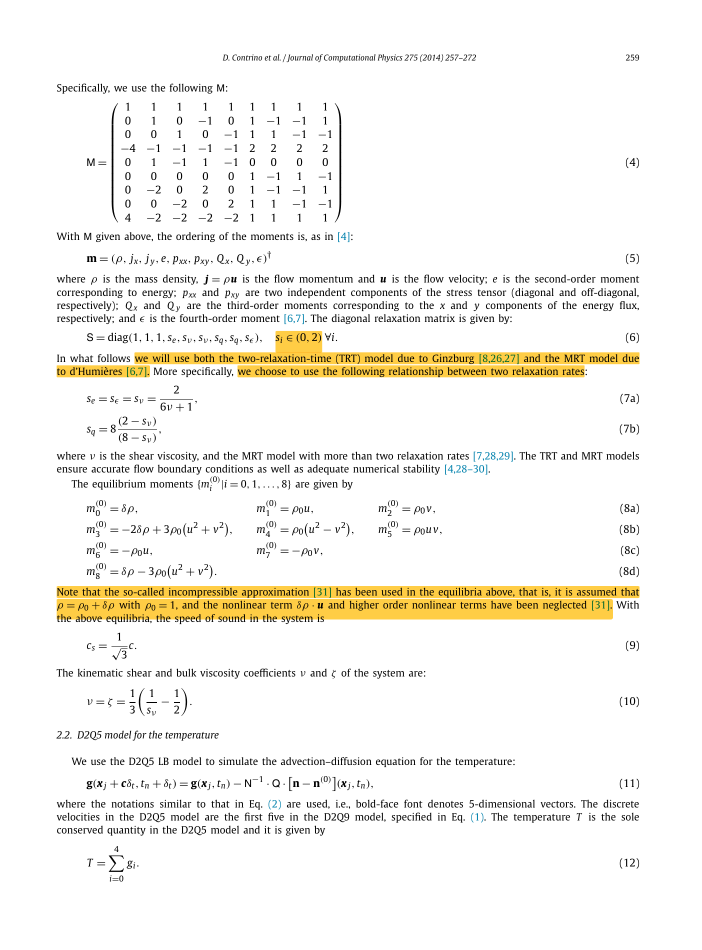
#> input picture 2DRB/TRT零基础推导/tmp/pdfs/core/rendered/contrino2014-pdf-p3.png, 1404 x 1900 px (shown at 1/2 size)
$ python -i pdf_page_qa.py   (imports and definitions only)
#> lines starting #> are read from the running program, lines starting #| are printed output that depends on the picture
from __future__ import annotations

import argparse
import csv
import math
import re
from pathlib import Path

from PIL import Image, ImageChops, ImageDraw, ImageFont, ImageStat


def page_number(path: Path) -> int:
    match = re.search(r"(\d+)$", path.stem)
    if not match:
        raise ValueError(f"No page number in {path.name}")
    return int(match.group(1))


def page_metrics(path: Path) -> dict[str, object]:
    with Image.open(path) as source:
#> source is the input picture: PIL image 1404x1900 RGB; mean R, G, B 246.7, 244.8, 239.4
        image = source.convert("L")
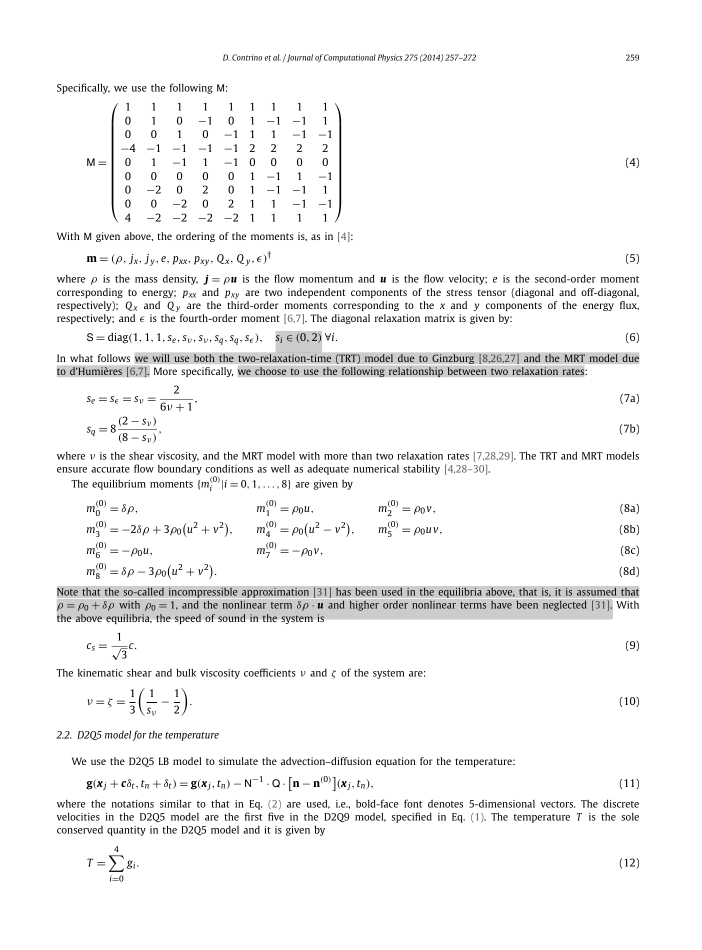
#> image: PIL image 1404x1900 L (shown at 1/2 size); min 0, max 255, mean 244.8
        width, height = image.size
#> width = 1404; height = 1900
        white = Image.new("L", image.size, 255)
#> white: PIL image 1404x1900 L; every value is 255
        difference = ImageChops.difference(image, white)
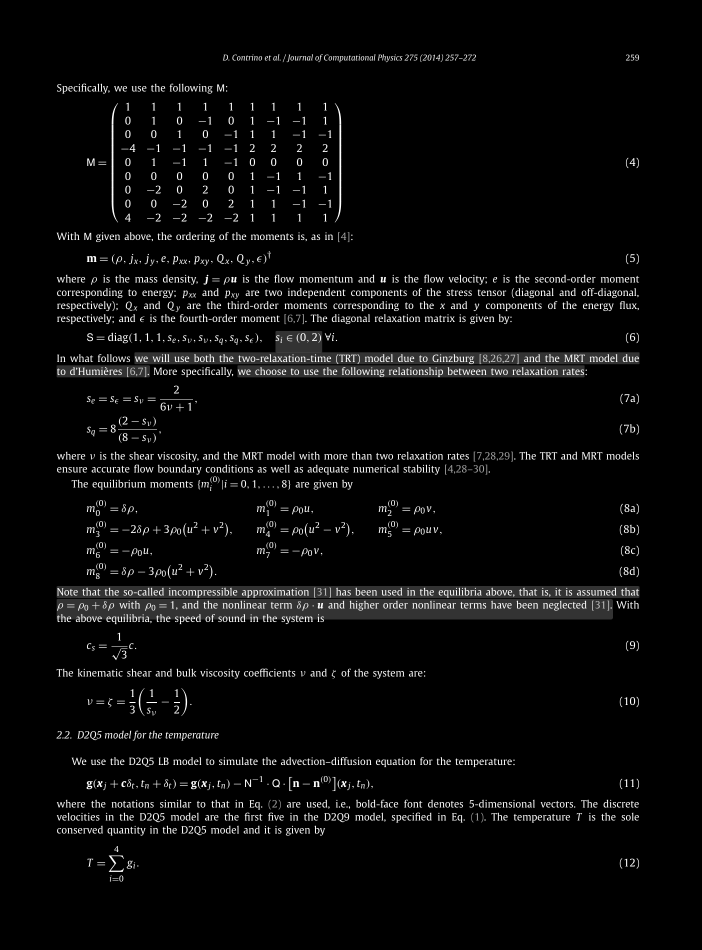
#> difference: PIL image 1404x1900 L (shown at 1/2 size); min 0, max 255, mean 10.2
        bbox = difference.point(lambda value: 255 if value > 10 else 0).getbbox()
#> bbox = (112, 108, 1279, 1764)
        histogram = image.histogram()
#> histogram = 256 values, max 2421861 at index 255, min 180 at index 161, mean 10420.3
        dark_pixels = sum(histogram[:245])
#> dark_pixels = 235566
        ink_ratio = dark_pixels / (width * height)
#> ink_ratio = 0.0883
        mean = ImageStat.Stat(image).mean[0]
#> mean = 244.8
        if bbox is None:
            margins = (width, height, width, height)
        else:
            left, top, right, bottom = bbox
#> left = 112; top = 108; right = 1279; bottom = 1764
            margins = (left, top, width - right, height - bottom)
#> margins = (112, 108, 125, 136)
        border = 3
        border_crops = (
            image.crop((0, 0, width, border)),
            image.crop((0, height - border, width, height)),
            image.crop((0, 0, border, height)),
            image.crop((width - border, 0, width, height)),
        )
        border_dark = 0
        border_total = 0
        for crop in border_crops:
            hist = crop.histogram()
            border_dark += sum(hist[:245])
            border_total += crop.width * crop.height
#> this loop made 4 passes
#> border_total on passes 1 to 4: 4212, 8424, 14124, 19824
#> after the loop, border_dark = 0; border_total = 19824
        return {
            "page": page_number(path),
            "file": path.name,
            "width": width,
            "height": height,
            "mean_gray": round(mean, 3),
            "ink_ratio": round(ink_ratio, 6),
            "margin_left": margins[0],
            "margin_top": margins[1],
            "margin_right": margins[2],
            "margin_bottom": margins[3],
            "border_dark_ratio": round(border_dark / border_total, 8),
        }


# [82 lines left out: functions make_contact_sheet, main, not called in this run]


# [2 lines not run here, left out]

#> (the run stopped early here; a loop or call above may not have finished)

$ run again, on 2DRB/TRT零基础推导/tmp/pdfs/core/rendered/contrino2014-pdf-p7.png
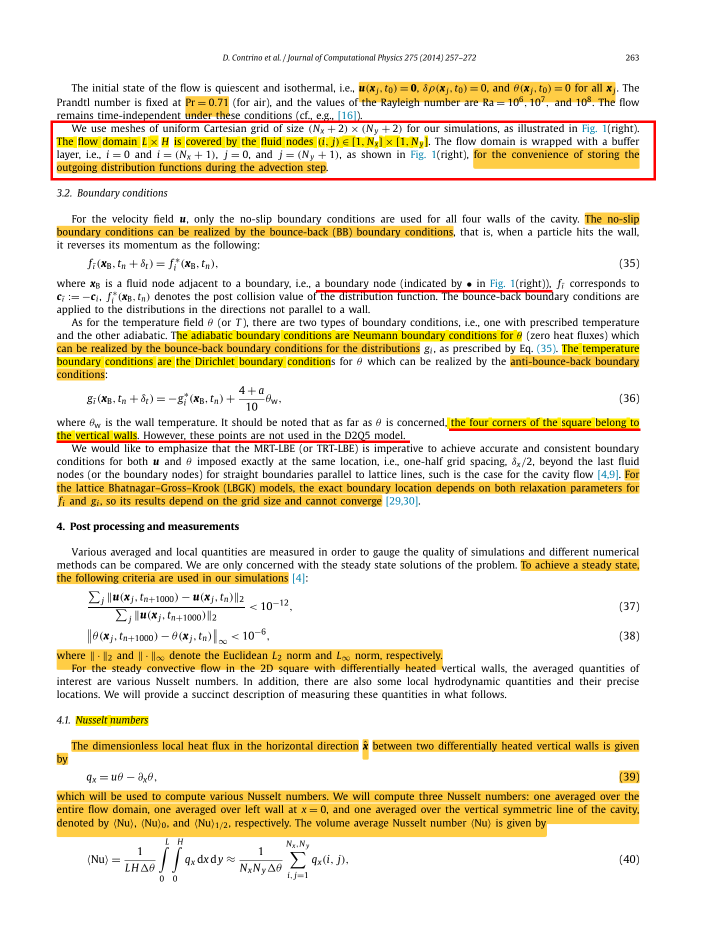
#> input picture 2DRB/TRT零基础推导/tmp/pdfs/core/rendered/contrino2014-pdf-p7.png, 1404 x 1900 px (shown at 1/2 size)
#> in page_metrics, source is the input picture: PIL image 1404x1900 RGB; mean R, G, B 241.1, 233.7, 215.4
#> in page_metrics, `image = source.convert("L")`:
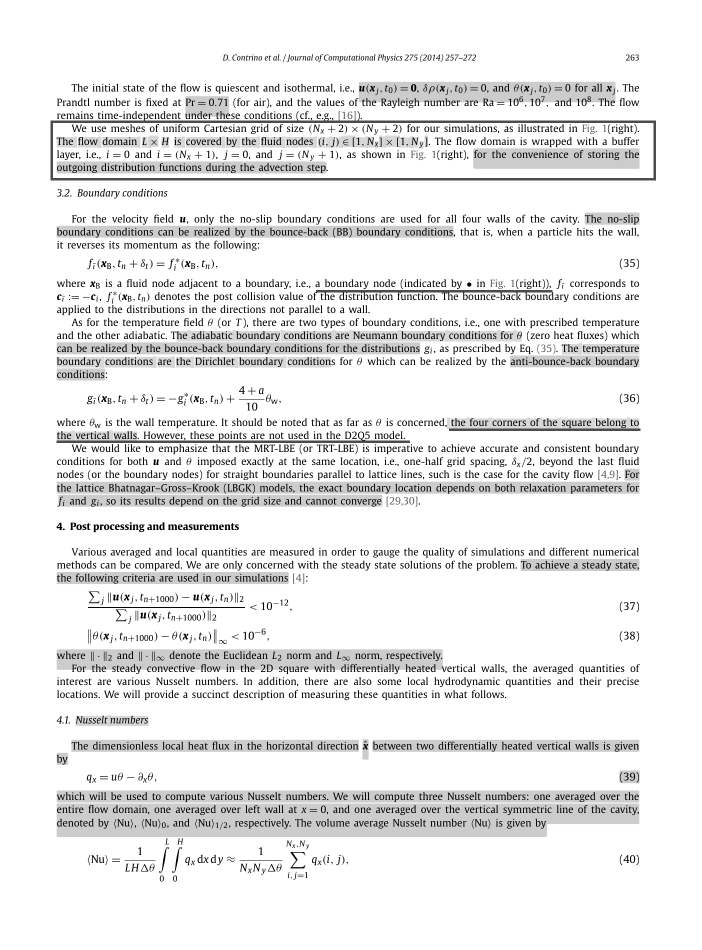
#> image: PIL image 1404x1900 L (shown at 1/2 size); min 0, max 255, mean 233.8
#> white: PIL image 1404x1900 L; every value is 255
#> in page_metrics, `difference = ImageChops.difference(image, white)`:
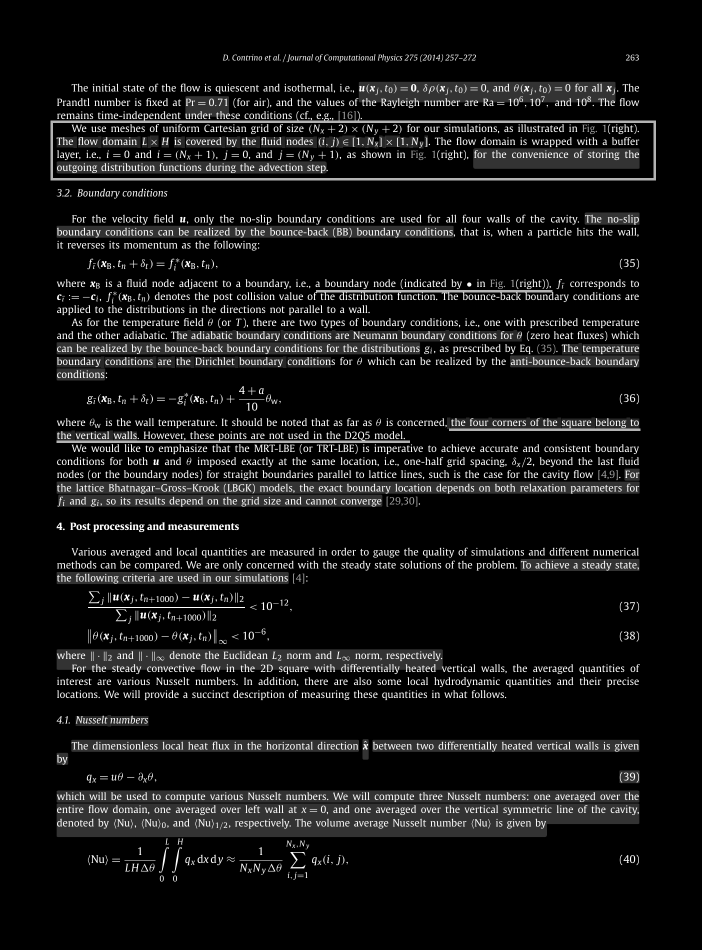
#> difference: PIL image 1404x1900 L (shown at 1/2 size); min 0, max 255, mean 21.2
#> bbox = (101, 108, 1312, 1764)
#> histogram = 256 values, max 2104248 at index 255, min 238 at index 225, mean 10420.3
#> dark_pixels = 549337
#> ink_ratio = 0.206
#> mean = 233.8
#> left = 101; top = 108; right = 1312; bottom = 1764
#> margins = (101, 108, 92, 136)
#> the loop in page_metrics, `for crop in border_crops:` made 4 passes
#> border_total on passes 1 to 4: 4212, 8424, 14124, 19824
#> after the loop in page_metrics, `for crop in border_crops:`: border_dark = 0; border_total = 19824

$ run again, on 2DRB/TRT零基础推导/tmp/pdfs/core/rendered/dubois2009-pdf-p11.png
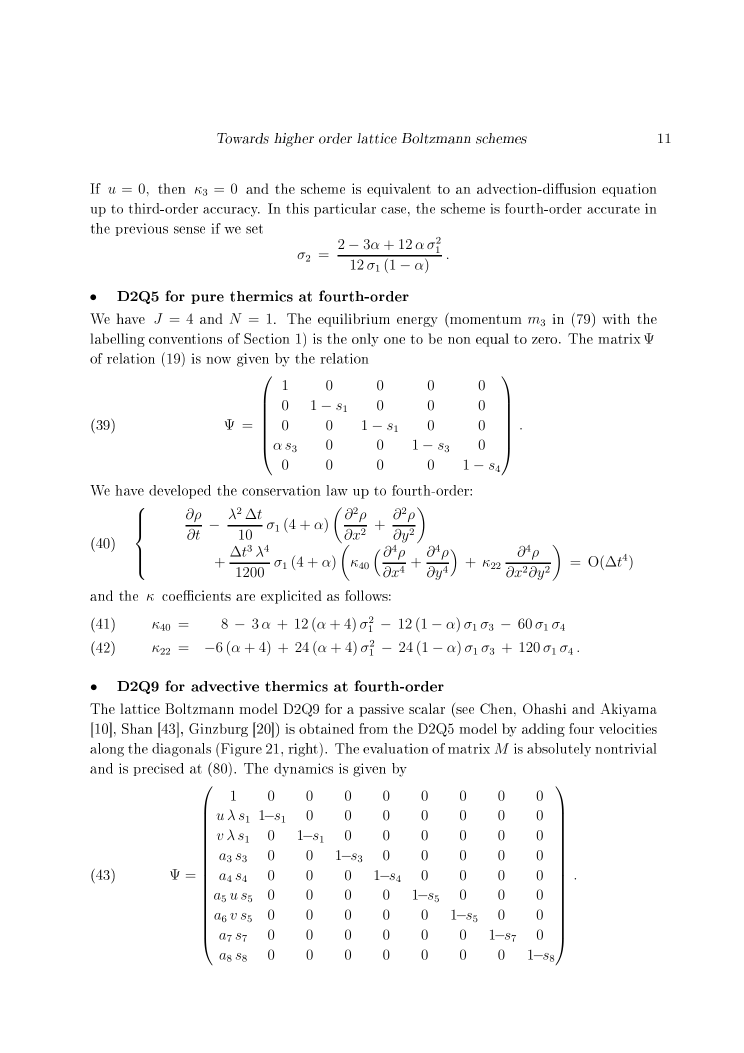
#> input picture 2DRB/TRT零基础推导/tmp/pdfs/core/rendered/dubois2009-pdf-p11.png, 1488 x 2105 px (shown at 1/2 size)
#> in page_metrics, source is the input picture: PIL image 1488x2105 RGB; min 0, max 255, mean 248.7
#> white: PIL image 1488x2105 L; every value is 255
#> in page_metrics, `difference = ImageChops.difference(image, white)`:
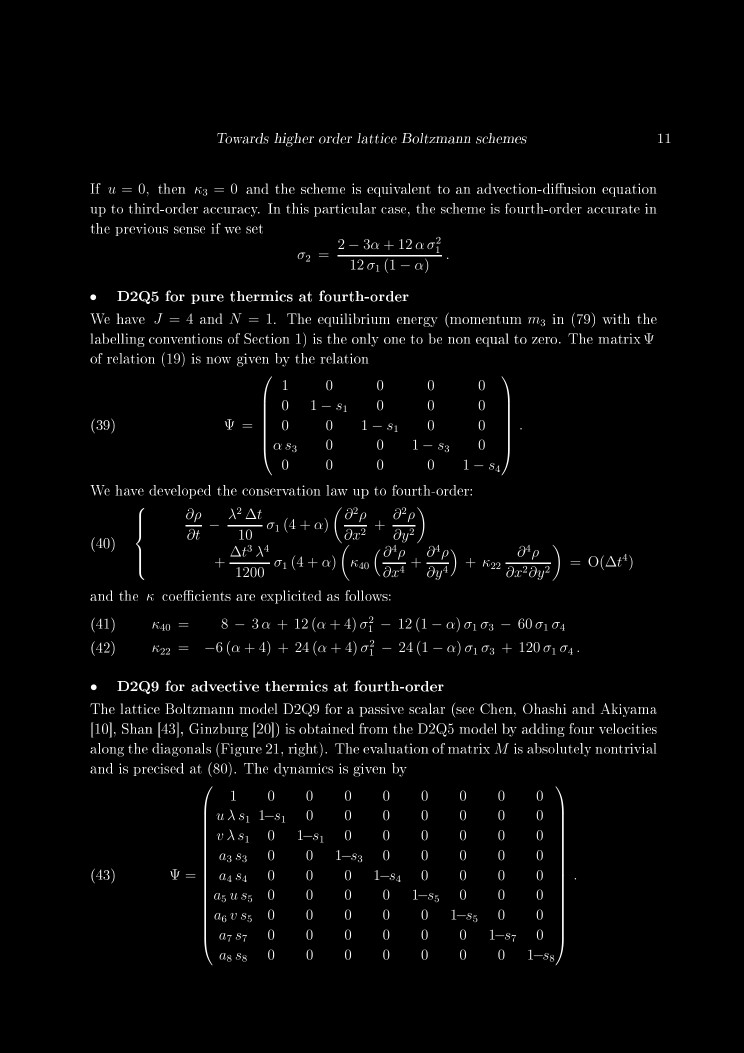
#> difference: PIL image 1488x2105 L (shown at 1/2 size); min 0, max 255, mean 6.3
#> bbox = (180, 266, 1341, 1931)
#> histogram = 256 values, max 3014572 at index 255, min 47 at index 207, mean 12235.3
#> dark_pixels = 114032
#> ink_ratio = 0.0364
#> mean = 248.7
#> left = 180; top = 266; right = 1341; bottom = 1931
#> margins = (180, 266, 147, 174)
#> the loop in page_metrics, `for crop in border_crops:` made 4 passes
#> border_total on passes 1 to 4: 4464, 8928, 15243, 21558
#> after the loop in page_metrics, `for crop in border_crops:`: border_dark = 0; border_total = 21558

$ run again, on 2DRB/TRT零基础推导/tmp/pdfs/core/rendered/dubois2009-pdf-p16.png
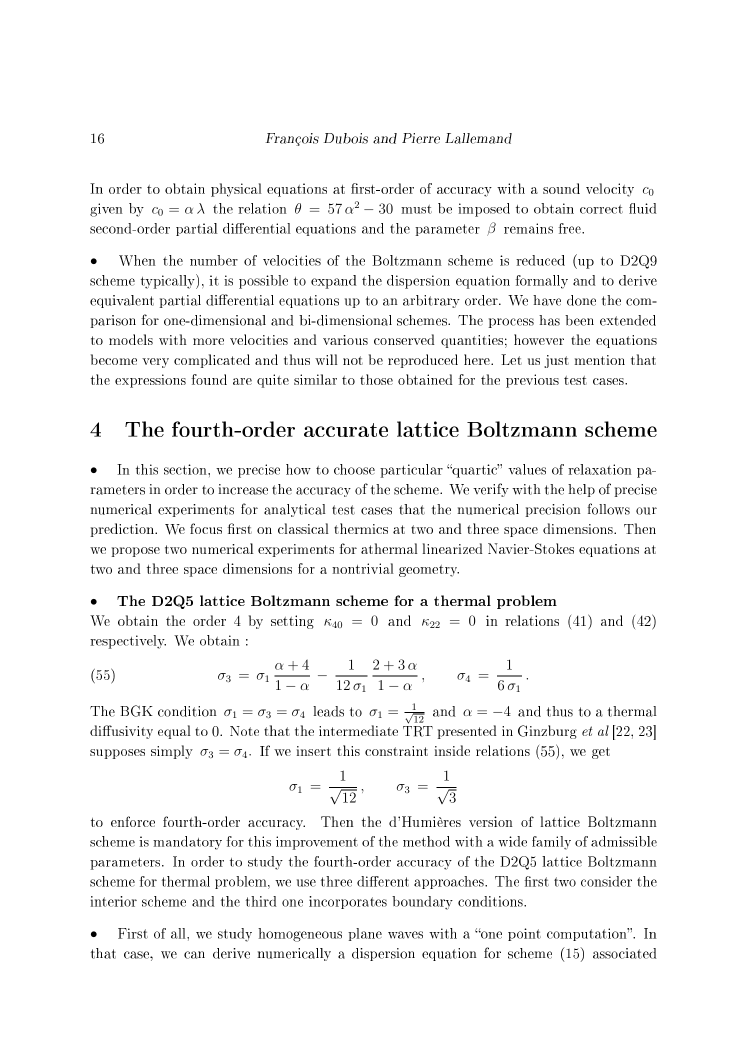
#> input picture 2DRB/TRT零基础推导/tmp/pdfs/core/rendered/dubois2009-pdf-p16.png, 1488 x 2105 px (shown at 1/2 size)
#> in page_metrics, source is the input picture: PIL image 1488x2105 RGB; min 0, max 255, mean 244.7
#> white: PIL image 1488x2105 L; every value is 255
#> in page_metrics, `difference = ImageChops.difference(image, white)`:
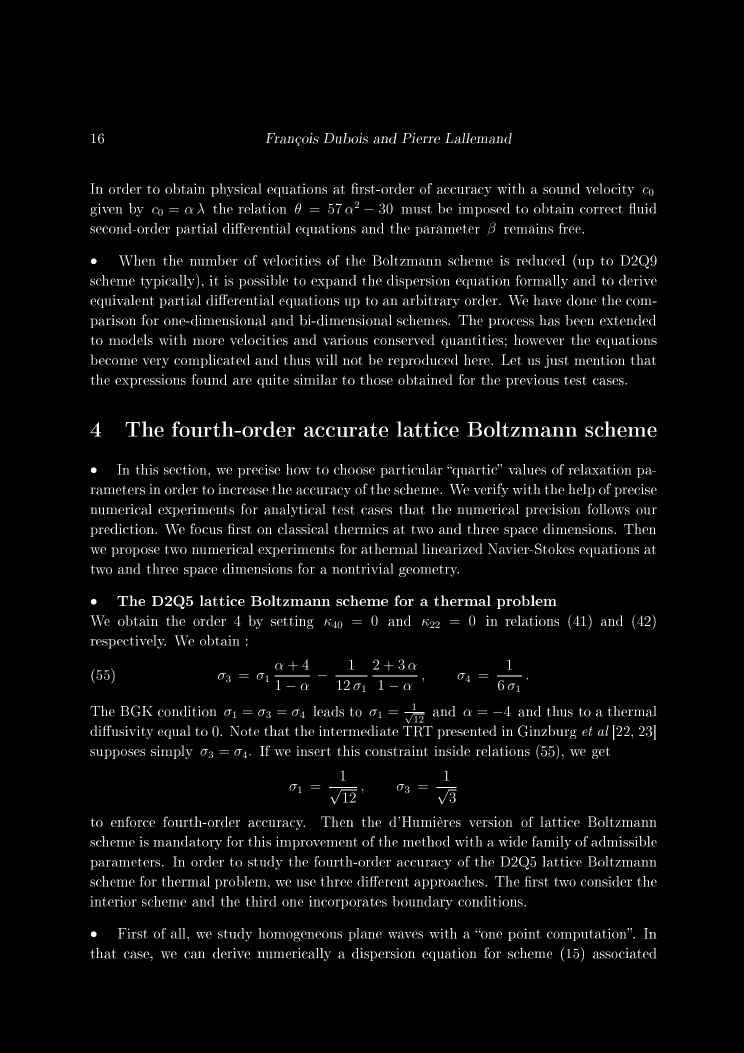
#> difference: PIL image 1488x2105 L (shown at 1/2 size); min 0, max 255, mean 10.3
#> bbox = (181, 266, 1313, 1924)
#> histogram = 256 values, max 2949459 at index 255, min 4 at index 150, mean 12235.3
#> dark_pixels = 182183
#> ink_ratio = 0.0582
#> mean = 244.7
#> left = 181; top = 266; right = 1313; bottom = 1924
#> margins = (181, 266, 175, 181)
#> the loop in page_metrics, `for crop in border_crops:` made 4 passes
#> border_total on passes 1 to 4: 4464, 8928, 15243, 21558
#> after the loop in page_metrics, `for crop in border_crops:`: border_dark = 0; border_total = 21558
